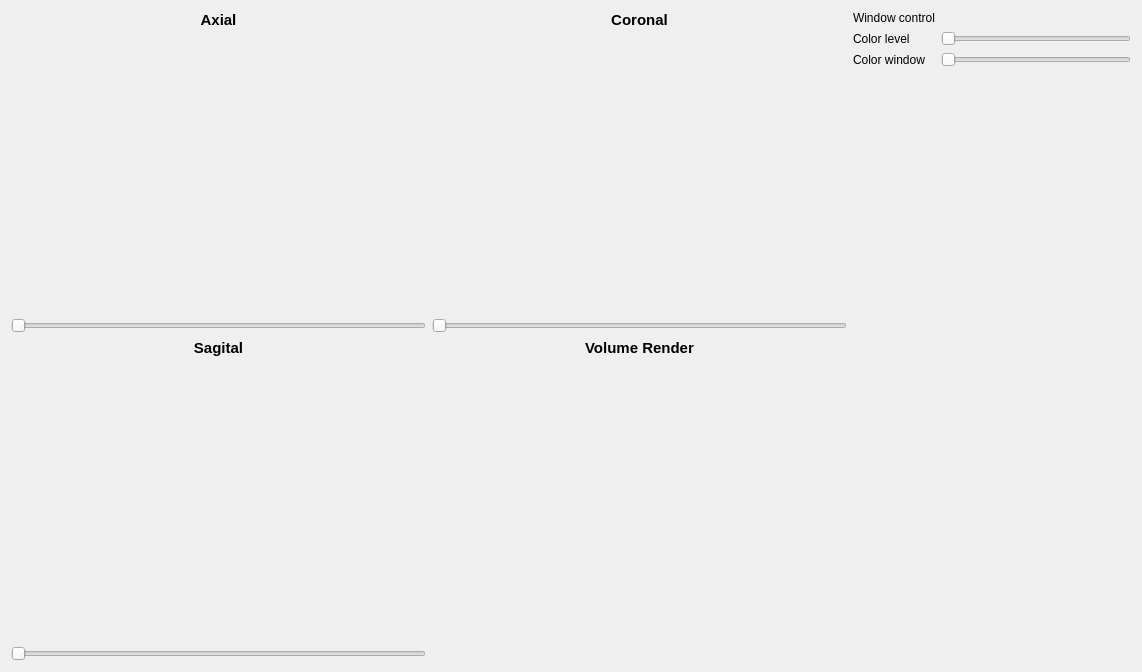
<?xml version="1.0" encoding="UTF-8"?>
<ui version="4.0">
 <class>Form</class>
 <widget class="QWidget" name="Form">
  <property name="geometry">
   <rect>
    <x>0</x>
    <y>0</y>
    <width>1142</width>
    <height>672</height>
   </rect>
  </property>
  <property name="windowTitle">
   <string>DICOM Visualizer</string>
  </property>
  <layout class="QHBoxLayout" name="horizontalLayout" stretch="3,1">
   <item>
    <layout class="QGridLayout" name="gridLayout_2">
     <property name="sizeConstraint">
      <enum>QLayout::SetMinimumSize</enum>
     </property>
     <property name="leftMargin">
      <number>0</number>
     </property>
     <property name="bottomMargin">
      <number>0</number>
     </property>
     <property name="horizontalSpacing">
      <number>6</number>
     </property>
     <item row="0" column="0">
      <layout class="QVBoxLayout" name="verticalLayout" stretch="0,1,0">
       <property name="spacing">
        <number>6</number>
       </property>
       <item>
        <widget class="QLabel" name="label">
         <property name="font">
          <font>
           <family>Yu Gothic UI</family>
           <pointsize>11</pointsize>
           <weight>75</weight>
           <bold>true</bold>
          </font>
         </property>
         <property name="text">
          <string>Axial</string>
         </property>
         <property name="alignment">
          <set>Qt::AlignCenter</set>
         </property>
        </widget>
       </item>
       <item>
        <widget class="QVTKWidget" name="XYPlaneWidget"/>
       </item>
       <item>
        <widget class="QSlider" name="XYSlider">
         <property name="orientation">
          <enum>Qt::Horizontal</enum>
         </property>
        </widget>
       </item>
      </layout>
     </item>
     <item row="0" column="1">
      <layout class="QVBoxLayout" name="verticalLayout_2" stretch="0,1,0">
       <item>
        <widget class="QLabel" name="label_3">
         <property name="font">
          <font>
           <family>Yu Gothic UI</family>
           <pointsize>11</pointsize>
           <weight>75</weight>
           <bold>true</bold>
          </font>
         </property>
         <property name="text">
          <string>Coronal</string>
         </property>
         <property name="alignment">
          <set>Qt::AlignCenter</set>
         </property>
        </widget>
       </item>
       <item>
        <widget class="QVTKWidget" name="YZPlaneWidget"/>
       </item>
       <item>
        <widget class="QSlider" name="YZSlider">
         <property name="orientation">
          <enum>Qt::Horizontal</enum>
         </property>
        </widget>
       </item>
      </layout>
     </item>
     <item row="1" column="0">
      <layout class="QVBoxLayout" name="verticalLayout_3" stretch="0,1,0">
       <item>
        <widget class="QLabel" name="label_2">
         <property name="font">
          <font>
           <family>Yu Gothic UI</family>
           <pointsize>11</pointsize>
           <weight>75</weight>
           <bold>true</bold>
          </font>
         </property>
         <property name="text">
          <string>Sagital</string>
         </property>
         <property name="alignment">
          <set>Qt::AlignCenter</set>
         </property>
         <property name="wordWrap">
          <bool>false</bool>
         </property>
        </widget>
       </item>
       <item>
        <widget class="QVTKWidget" name="XZPlaneWidget"/>
       </item>
       <item>
        <widget class="QSlider" name="XZSlider">
         <property name="orientation">
          <enum>Qt::Horizontal</enum>
         </property>
        </widget>
       </item>
      </layout>
     </item>
     <item row="1" column="1">
      <layout class="QVBoxLayout" name="verticalLayout_5" stretch="0,0">
       <item>
        <widget class="QLabel" name="label_4">
         <property name="sizePolicy">
          <sizepolicy hsizetype="Preferred" vsizetype="Fixed">
           <horstretch>0</horstretch>
           <verstretch>0</verstretch>
          </sizepolicy>
         </property>
         <property name="font">
          <font>
           <family>Yu Gothic UI</family>
           <pointsize>11</pointsize>
           <weight>75</weight>
           <bold>true</bold>
          </font>
         </property>
         <property name="text">
          <string>Volume Render</string>
         </property>
         <property name="alignment">
          <set>Qt::AlignCenter</set>
         </property>
        </widget>
       </item>
       <item>
        <widget class="QVTKWidget" name="VolumeWidget">
         <property name="enabled">
          <bool>true</bool>
         </property>
         <property name="sizePolicy">
          <sizepolicy hsizetype="Preferred" vsizetype="Preferred">
           <horstretch>0</horstretch>
           <verstretch>0</verstretch>
          </sizepolicy>
         </property>
         <property name="maximumSize">
          <size>
           <width>16777215</width>
           <height>16777215</height>
          </size>
         </property>
        </widget>
       </item>
      </layout>
     </item>
    </layout>
   </item>
   <item>
    <layout class="QGridLayout" name="gridLayout" rowstretch="0,0,0,0,0" columnstretch="0,0">
     <property name="sizeConstraint">
      <enum>QLayout::SetDefaultConstraint</enum>
     </property>
     <item row="3" column="1">
      <widget class="QSlider" name="WindowWidthSlider">
       <property name="orientation">
        <enum>Qt::Horizontal</enum>
       </property>
      </widget>
     </item>
     <item row="3" column="0">
      <widget class="QLabel" name="WindowWidthLabel">
       <property name="text">
        <string>Color window</string>
       </property>
      </widget>
     </item>
     <item row="0" column="0">
      <widget class="QLabel" name="WindowControlLabel">
       <property name="frameShape">
        <enum>QFrame::NoFrame</enum>
       </property>
       <property name="text">
        <string>Window control</string>
       </property>
       <property name="alignment">
        <set>Qt::AlignCenter</set>
       </property>
      </widget>
     </item>
     <item row="4" column="0">
      <spacer name="verticalSpacer">
       <property name="orientation">
        <enum>Qt::Vertical</enum>
       </property>
       <property name="sizeHint" stdset="0">
        <size>
         <width>20</width>
         <height>40</height>
        </size>
       </property>
      </spacer>
     </item>
     <item row="1" column="0">
      <widget class="QLabel" name="WindowCenterLabel">
       <property name="text">
        <string>Color level</string>
       </property>
      </widget>
     </item>
     <item row="1" column="1">
      <widget class="QSlider" name="WindowCenterSlider">
       <property name="orientation">
        <enum>Qt::Horizontal</enum>
       </property>
      </widget>
     </item>
    </layout>
   </item>
  </layout>
 </widget>
 <customwidgets>
  <customwidget>
   <class>QVTKWidget</class>
   <extends>QWidget</extends>
   <header>QVTKWidget.h</header>
  </customwidget>
 </customwidgets>
 <resources/>
 <connections/>
</ui>
